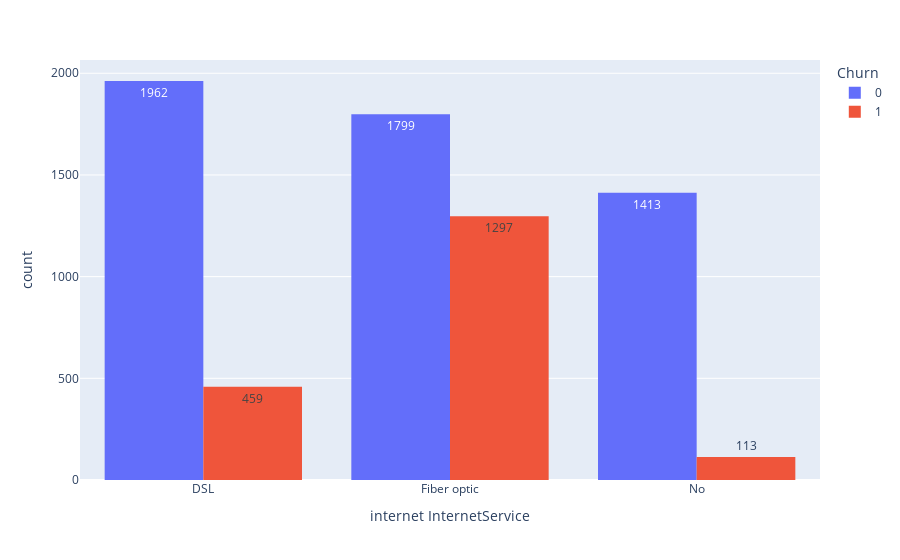

Notebook code for this chart:
### Code cell
px.histogram(dados, x = 'internet InternetService', text_auto = True, color = 'Churn', barmode = 'group')

### Figure 1 — Plotly figure (JSON) as saved in the notebook; plotly's stock layout.template omitted (floating-point values rounded to 4 significant figures; data arrays with more than 128 entries replaced by an {"elided": "..."} marker saying what was removed)
{"data": [{"alignmentgroup": "True", "bingroup": "x", "hovertemplate": "Churn=0<br>internet InternetService=%{x}<br>count=%{y}<extra></extra>", "legendgroup": "0", "marker": {"color": "#636efa", "pattern": {"shape": ""}}, "name": "0", "offsetgroup": "0", "orientation": "v", "showlegend": true, "texttemplate": "%{value}", "type": "histogram", "x": {"elided": "5174 str values"}, "xaxis": "x", "yaxis": "y"}, {"alignmentgroup": "True", "bingroup": "x", "hovertemplate": "Churn=1<br>internet InternetService=%{x}<br>count=%{y}<extra></extra>", "legendgroup": "1", "marker": {"color": "#EF553B", "pattern": {"shape": ""}}, "name": "1", "offsetgroup": "1", "orientation": "v", "showlegend": true, "texttemplate": "%{value}", "type": "histogram", "x": {"elided": "1869 str values"}, "xaxis": "x", "yaxis": "y"}], "layout": {"barmode": "group", "legend": {"title": {"text": "Churn"}, "tracegroupgap": 0}, "margin": {"t": 60}, "xaxis": {"anchor": "y", "domain": [0, 1], "title": {"text": "internet InternetService"}}, "yaxis": {"anchor": "x", "domain": [0, 1], "title": {"text": "count"}}}}
